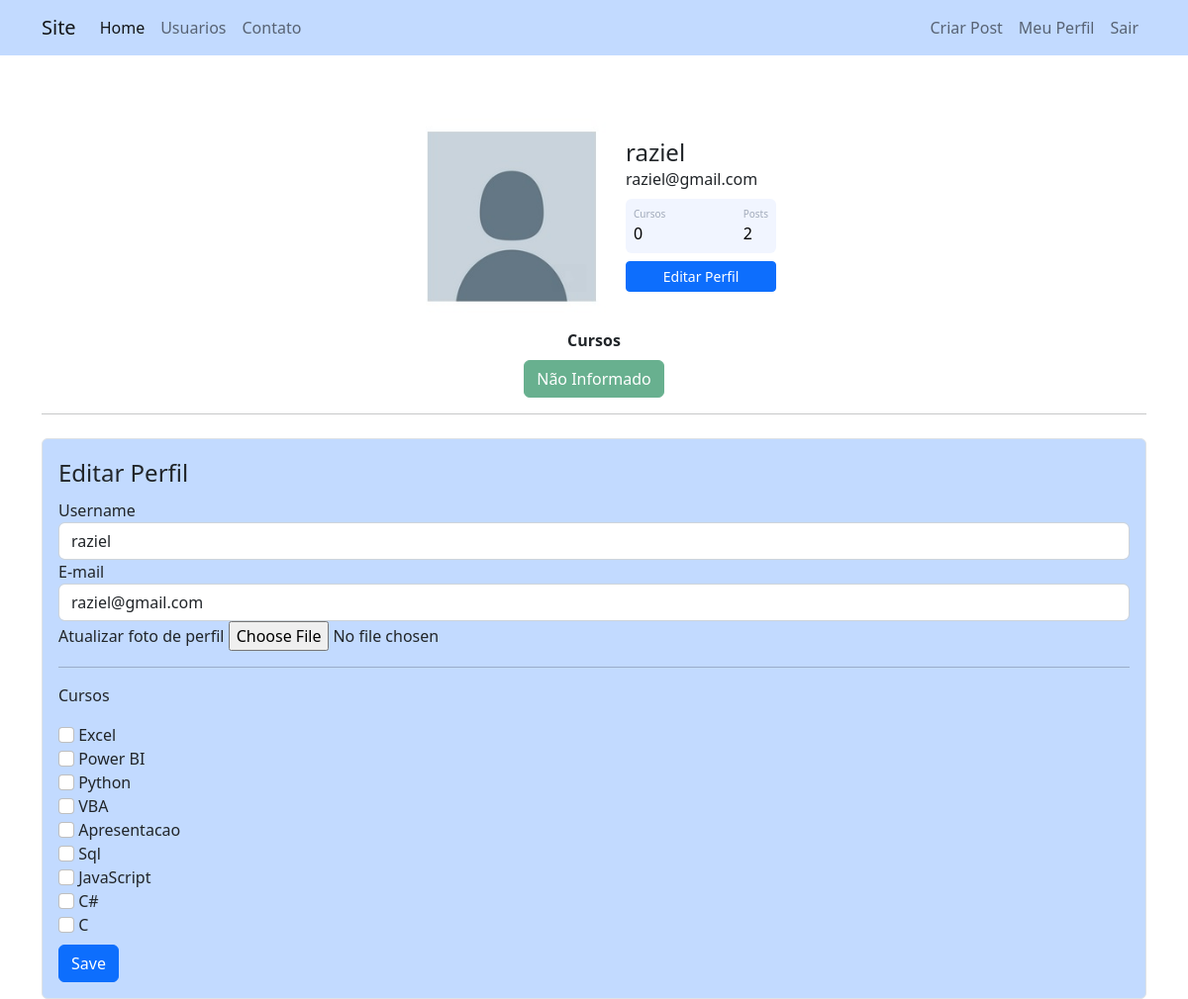
Screenshot of /perfil/editar (signed in) with the database file from the repository.
### comunidadeimpressionadora/models.py (models this page shows)
class Usuario(database.Model, UserMixin):
	id = database.Column(database.Integer, primary_key=True)
	username = database.Column(database.String, nullable=False)
	email = database.Column(database.String, nullable=False, unique=True)
	password = database.Column(database.String, nullable=False)
	foto = database.Column(database.String, default='default.jpg')
	post = database.relationship('Post', backref='autor', lazy=True)
	curso = database.Column(database.String, nullable=False, default='Não Informado')
	def contar_posts(self):
		return len(self.post)

### comunidadeimpressionadora/routes.py (the view)
@app.route('/perfil/editar', methods=['GET', 'POST'])
@login_required
def editar_perfil():
	form = FormEditarPerfil()
	if form.validate_on_submit():
		current_user.email = form.email_editar.data
		current_user.username = form.username_editar.data
		if form.foto.data:
			nome_imagem = salvar_imagem(form.foto.data)
			current_user.foto = nome_imagem
		current_user.curso = atualizar_cursos(form)
		database.session.commit()
		flash(f'Conta modificada com Sucesso', 'alert-success')
		return redirect(url_for('perfil'))
	elif request.method == 'GET':
		form.email_editar.data = current_user.email
		form.username_editar.data = current_user.username
	foto = url_for('static', filename='image/{}'.format(current_user.foto))
	return render_template('editarperfil.html', foto=foto, form=form)

### comunidadeimpressionadora/forms.py (shortened to what this page needs)
class FormEditarPerfil(FlaskForm):
	username_editar = StringField('Username', validators=[DataRequired()])
	email_editar = StringField('E-mail', validators=[DataRequired(), Email()])
	foto = FileField('Atualizar foto de perfil',validators=[file_allowed(['jpg', 'png'])])
	curso_excel = BooleanField('Excel')
	curso_powerBI = BooleanField('Power BI')
	curso_Python = BooleanField('Python')
	curso_vba = BooleanField('VBA')
	curso_ppt = BooleanField('Apresentacao')
	curso_sql = BooleanField('Sql')
	curso_javascript = BooleanField('JavaScript')
	curso_cSharp = BooleanField('C#')
	curso_C = BooleanField('C')
	button_submit_editar = SubmitField('Save')

### comunidadeimpressionadora/models.py (called while the page is built)
@login_manager.user_loader
def load_usuario(id_usuario):
	return Usuario.query.get(int(id_usuario))

### comunidadeimpressionadora/templates/editarperfil.html (shortened to what this page needs)
{%  extends 'perfil.html' %}
{% block form_editar_perfil %}
<div class="container">
        <hr>
        <div class="row">
            <div class="col">
                <form method="POST" action="" class="border rounded p-3 mt-2 bg-primary bg-opacity-25"
                      enctype="multipart/form-data">
                    <legend>Editar Perfil</legend>
                    <fieldset>
                        <div class="form-group">
                            {{ form.username_editar.label(class="form-control-label") }}
                            {% if form.username_editar.errors %}
                                {{ form.username_editar(class="form-control is-invalid") }}
                            <div class="invalid-feedback">
                               {% for erro in form.username_editar.errors %}
                                    {{ erro }}
                                {% endfor %}
                            </div>
                            {% else %}
                                {{ form.username_editar(class="form-control") }}
                            {% endif %}
                        </div>
                        <div class="form-group">
                            {{ form.email_editar.label(class="form-control-label") }}
                            {% if form.email_editar.errors %}
                                {{ form.email_editar(class="form-control is-invalid") }}
                            <div class="invalid-feedback">
                               {% for erro in form.email_editar.errors %}
                                    {{ erro }}
                                {% endfor %}
                            </div>
                            {% else %}
                                {{ form.email_editar(class="form-control") }}
                            {% endif %}
                        </div>
                        <div class="form-group">
                            {{ form.foto.label }}
                            {{ form.foto(class="form-control-file") }}
                        </div>
                        <hr>
                        <p>Cursos</p>
                        {% for campo in form %}
                            {% if 'curso_' in campo.name %}
                                <div class="form-group">
                                    {{ campo(class="form-check-input") }}
                                    {{ campo.label(class="form-check-input-label") }}
                                </div>
                            {% endif %}
                        {% endfor %}
                    </fieldset>
                        {{ form.button_submit_editar(class="btn btn-primary mt-2") }}
                </form>
            </div>
        </div>
    </div>
{% endblock %}

### comunidadeimpressionadora/templates/perfil.html
{% extends 'base.html' %}
{% block body %}
        <div class="container mt-5 d-flex justify-content-center">
            <div class="card p-3">
                <div class="d-flex align-items-center">
                    <div class="image pe-3" >
                        <img src="{{ foto }}" class="rounded" width="200">
                    </div>
                    <div class="ml-3 w-100">
                        <h4 class="mb-0 mt-0">{{ current_user.username }}</h4>
                        <span>{{ current_user.email }}</span>
                    <div class="p-2 mt-2 bg-primary d-flex justify-content-between rounded text-white stats">
                        <div class="d-flex flex-column">
                            {% if 'Não Informado' in current_user.curso %}
                                <span class="articles">Cursos</span>
                                <span class="number1">0</span>
                            {% else %}
                                <span class="articles">Cursos</span>
                                <span class="number1">{{ current_user.curso.count(';') + 1 }}</span>
                            {% endif %}
                        </div>
                        <div class="d-flex flex-column">
                            <span class="rating">Posts</span>
                            <span class="number3">{{ current_user.contar_posts() }}</span>
                        </div>
                    </div>
                <div class="button mt-2 d-flex flex-row align-items-center">
                    <a class="w-100" href="{{url_for('editar_perfil')}}"><button class="btn btn-sm btn-primary w-100 ml-2">Editar Perfil</button></a>
                </div>
            </div>
        </div>
    </div>
</div>
<div class="row justify-content-center">
    <div class="col col-3" style="text-align: center">
        <strong>Cursos</strong><br>
        {% for curso in current_user.curso.split(';') %}
            <button type="button" class="btn btn-success mt-2 disabled">{{ curso }}</button>
        {% endfor %}
    </div>
</div>
{% block form_editar_perfil %}
{% endblock %}
{% endblock %}

### comunidadeimpressionadora/static/main.css (style rules this page uses)
.card { width: 400px; border: none; border-radius: 10px; background-color: #fff; }
.stats { background: #f1f5ff !important; color: #000 !important; }
.articles { font-size:10px; color: #a1aab9; }
.number1 { font-weight:500; }
.rating { font-size:10px; color: #a1aab9; }
.number3 { font-weight:500; }

### rows the page displays
Usuario: username "raziel", email "raziel@gmail.com", curso "Não Informado"

### other values shown
{{ current_user.contar_posts() }} "2"
{{ campo.label(class="form-check-input-label") }} "Excel" "Power BI" "Python" "VBA" "Apresentacao" "Sql" "JavaScript" "C#" "C"
